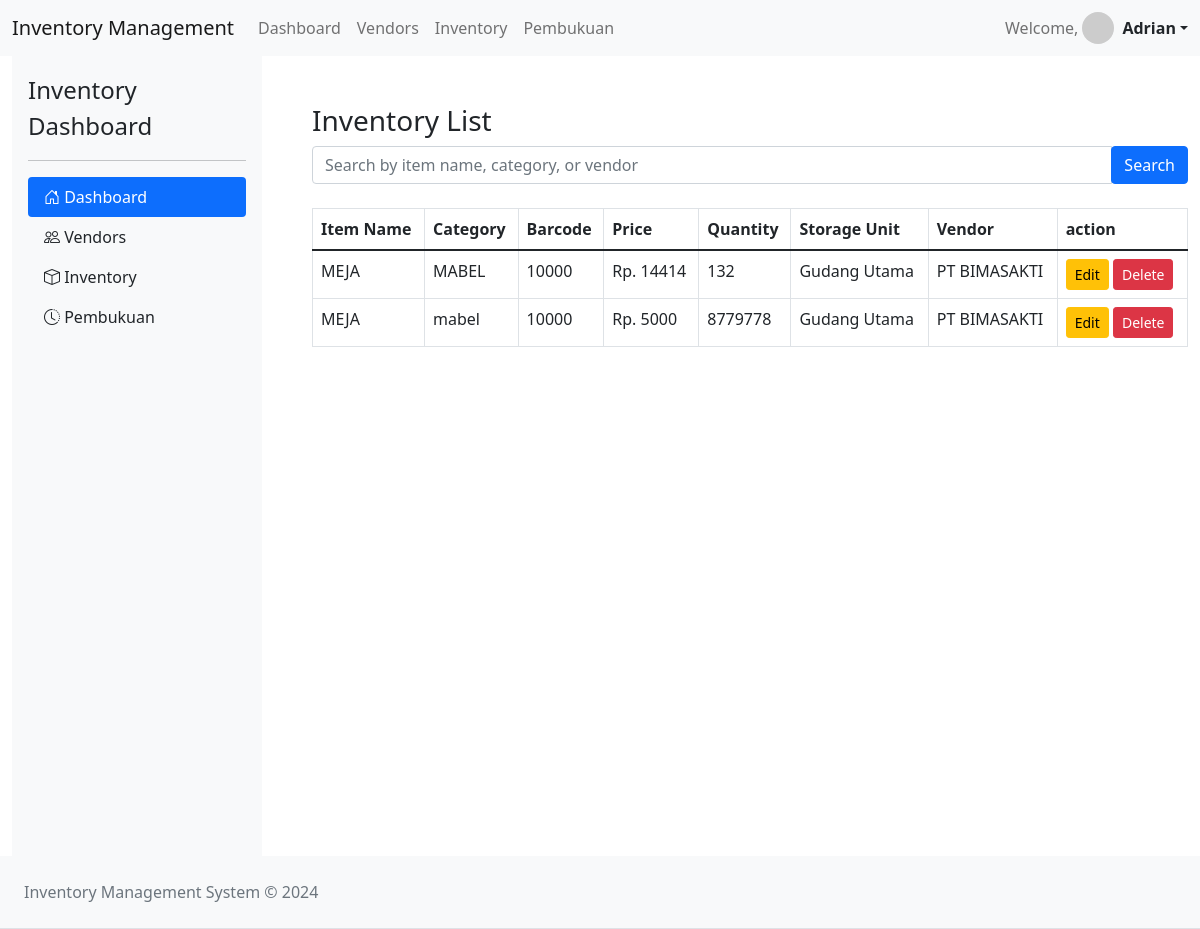
/pages/history.php (signed in), run on the app's committed database.
### tables this page shows
CREATE TABLE `inventory` (
  `id` int(11) NOT NULL,
  `name` varchar(100) DEFAULT NULL,
  `category` varchar(50) DEFAULT NULL,
  `quantity` int(11) DEFAULT NULL,
  `price` int(50) DEFAULT NULL,
  `storage_unit_id` int(11) DEFAULT NULL,
  `barcode` varchar(100) DEFAULT NULL,
  `vendor_id` int(11) DEFAULT NULL
);

CREATE TABLE `storage_units` (
  `id` int(11) NOT NULL,
  `name` varchar(100) DEFAULT NULL,
  `location` varchar(100) DEFAULT NULL
);

CREATE TABLE `vendors` (
  `id` int(11) NOT NULL,
  `name` varchar(100) DEFAULT NULL,
  `contact` varchar(50) DEFAULT NULL,
  `nomor_invoice` varchar(50) DEFAULT NULL,
  `quantity` int(11) DEFAULT 0,
  `item` varchar(100) DEFAULT NULL
);

### database/functions.php (called while the page is built, shortened)
<?php
function getAllInventory($search_keyword = '') {
    global $conn;
    $query = "SELECT inventory.*, storage_units.name AS storage_unit_name, vendors.name AS vendor_name
              FROM inventory
              JOIN storage_units ON inventory.storage_unit_id = storage_units.id
              JOIN vendors ON inventory.vendor_id = vendors.id";
    $stmt = $conn->prepare($query);
    $stmt->execute();
    $result = $stmt->get_result();
    return $result->fetch_all(MYSQLI_ASSOC);
}

### pages/history.php (the view, shortened to what this page needs)
<?php
include '../include/header.php';
include '../database/functions.php';
$search_keyword = isset($_GET['search']) ? $_GET['search'] : '';
$inventory_data = getAllInventory($search_keyword);
?>
<div class="container-fluid">
    <div class="row">
        <div class="col-3">
            <?php include '../include/sidebar.php'; ?>
        </div>
        <div class="col-9">
            <h3 class="mt-5">Inventory List</h3>
            <form method="GET" action="" class="mb-4">
                <div class="input-group">
                    <input type="text" name="search" class="form-control" placeholder="Search by item name, category, or vendor" value="<?= htmlspecialchars($search_keyword); ?>">
                    <div class="input-group-append">
                        <button class="btn btn-primary" type="submit">Search</button>
                    </div>
                </div>
            </form>
            <table class="table table-bordered">
                <thead>
                    <tr>
                        <th>Item Name</th>
                        <th>Category</th>
                        <th>Barcode</th>
                        <th>Price</th>
                        <th>Quantity</th>
                        <th>Storage Unit</th>
                        <th>Vendor</th>
                        <th>action</th>
                    </tr>
                </thead>
                <tbody>
                    <?php if (!empty($inventory_data)): ?>
                        <?php foreach ($inventory_data as $Inv): ?>
                            <tr class="<?= ($Inv['quantity'] == 0) ? 'bg-danger' : ''; ?>">
                                <td><?= htmlspecialchars($Inv['name']); ?></td>
                                <td><?= htmlspecialchars($Inv['category']); ?></td>
                                <td><?= htmlspecialchars($Inv['quantity']); ?></td>
                                <td>Rp. <?= htmlspecialchars($Inv['price']); ?></td>
                                <td><?= htmlspecialchars($Inv['barcode']); ?></td>
                                <td><?= htmlspecialchars($Inv['storage_unit_name']); ?></td>
                                <td><?= htmlspecialchars($Inv['vendor_name']); ?></td>
                                <td>
                                <a href="editInv.php?edit=<?= $Inv['id']; ?>" class="btn btn-warning btn-sm">Edit</a>
                                <a href="history.php?delete=<?= $Inv['id']; ?>" class="btn btn-danger btn-sm" onclick="return confirm('Are you sure?');">Delete</a>
                                </td>
                            </tr>
                        <?php endforeach; ?>
                    <?php else: ?>
                        <tr>
                            <td colspan="7">No data available.</td>
                        </tr>
                    <?php endif; ?>
                </tbody>
            </table>
        </div>
    </div>
</div>
<?php include '../include/footer.php'; ?>

### include/header.php (shortened to what this page needs)
<!DOCTYPE html>
<html lang="en">
<head>
    <link href="https://cdn.jsdelivr.net/npm/bootstrap@5.1.3/dist/css/bootstrap.min.css" rel="stylesheet">
    <link href="https://cdnjs.cloudflare.com/ajax/libs/bootstrap-icons/1.8.1/font/bootstrap-icons.min.css" rel="stylesheet">
</head>
<body>
<nav class="navbar navbar-expand-lg navbar-light bg-light">
    <div class="container-fluid">
        <a class="navbar-brand" href="#">Inventory Management</a>
        <div class="collapse navbar-collapse" id="navbarNav">
            <ul class="navbar-nav me-auto mb-2 mb-lg-0">
                <li class="nav-item">
                    <a class="nav-link" href="/lsp/index.php">Dashboard</a>
                </li>
                <li class="nav-item">
                    <a class="nav-link" href="/lsp/pages/vendors.php">Vendors</a>
                </li>
                <li class="nav-item">
                    <a class="nav-link" href="/lsp/pages/inventory.php">Inventory</a>
                </li>
                <li class="nav-item">
                    <a class="nav-link" href="/lsp/pages/history.php">Pembukuan</a>
                </li>
            </ul>
            <span class="navbar-text me-1">
                Welcome,
            </span>
        </div>
        <div class="dropdown">
        <a href="#" class="d-flex align-items-center link-dark text-decoration-none dropdown-toggle" id="dropdownUser1" data-bs-toggle="dropdown" aria-expanded="false">
            <img src="https://via.placeholder.com/40" alt="" width="32" height="32" class="rounded-circle me-2">
            <strong><?php echo isset($_SESSION['admin_name']) ? htmlspecialchars($_SESSION['admin_name']) : 'Guest'; ?></strong>
        </a>
    </div>
    </div>
</nav>

### include/sidebar.php
<div class="d-flex flex-column flex-shrink-0 p-3 bg-light" style="width: 250px; height: 100vh;">
    <a href="/" class="d-flex align-items-center mb-3 mb-md-0 me-md-auto link-dark text-decoration-none">
        <span class="fs-4">Inventory Dashboard</span>
    </a>
    <hr>
    <ul class="nav nav-pills flex-column mb-auto">
        <li class="nav-item">
            <a href="/lsp/index.php" class="nav-link active" aria-current="page">
                <i class="bi bi-house-door"></i>
                Dashboard
            </a>
        </li>
        <li>
            <a href="/lsp/pages/vendors.php" class="nav-link link-dark">
                <i class="bi bi-people"></i>
                Vendors
            </a>
        </li>
        <li>
            <a href="/lsp/pages/inventory.php" class="nav-link link-dark">
                <i class="bi bi-box"></i>
                Inventory
            </a>
        </li>
        <li>
            <a href="/lsp/pages/history.php" class="nav-link link-dark">
                <i class="bi bi-clock-history"></i>
                Pembukuan
            </a>
        </li>
    </ul>
</div>

### include/footer.php (shortened to what this page needs)
<footer class="text-center text-lg-start bg-light text-muted mt-auto">
    <section class="d-flex justify-content-center justify-content-lg-between p-4 border-bottom">
        <div class="me-5 d-none d-lg-block">
            <span>Inventory Management System © 2024</span>
        </div>
    </section>
</footer>
</body>
</html>

### data on the page
inventory: name "MEJA", category "MABEL", quantity "10000", price "14414", barcode "132", storage_unit.name "Gudang Utama", vendor.name "PT BIMASAKTI"
inventory: name "MEJA", category "mabel", quantity "10000", price "5000", barcode "8779778", storage_unit.name "Gudang Utama", vendor.name "PT BIMASAKTI"

### other printed values
$_SESSION['admin_name'] "Adrian"
